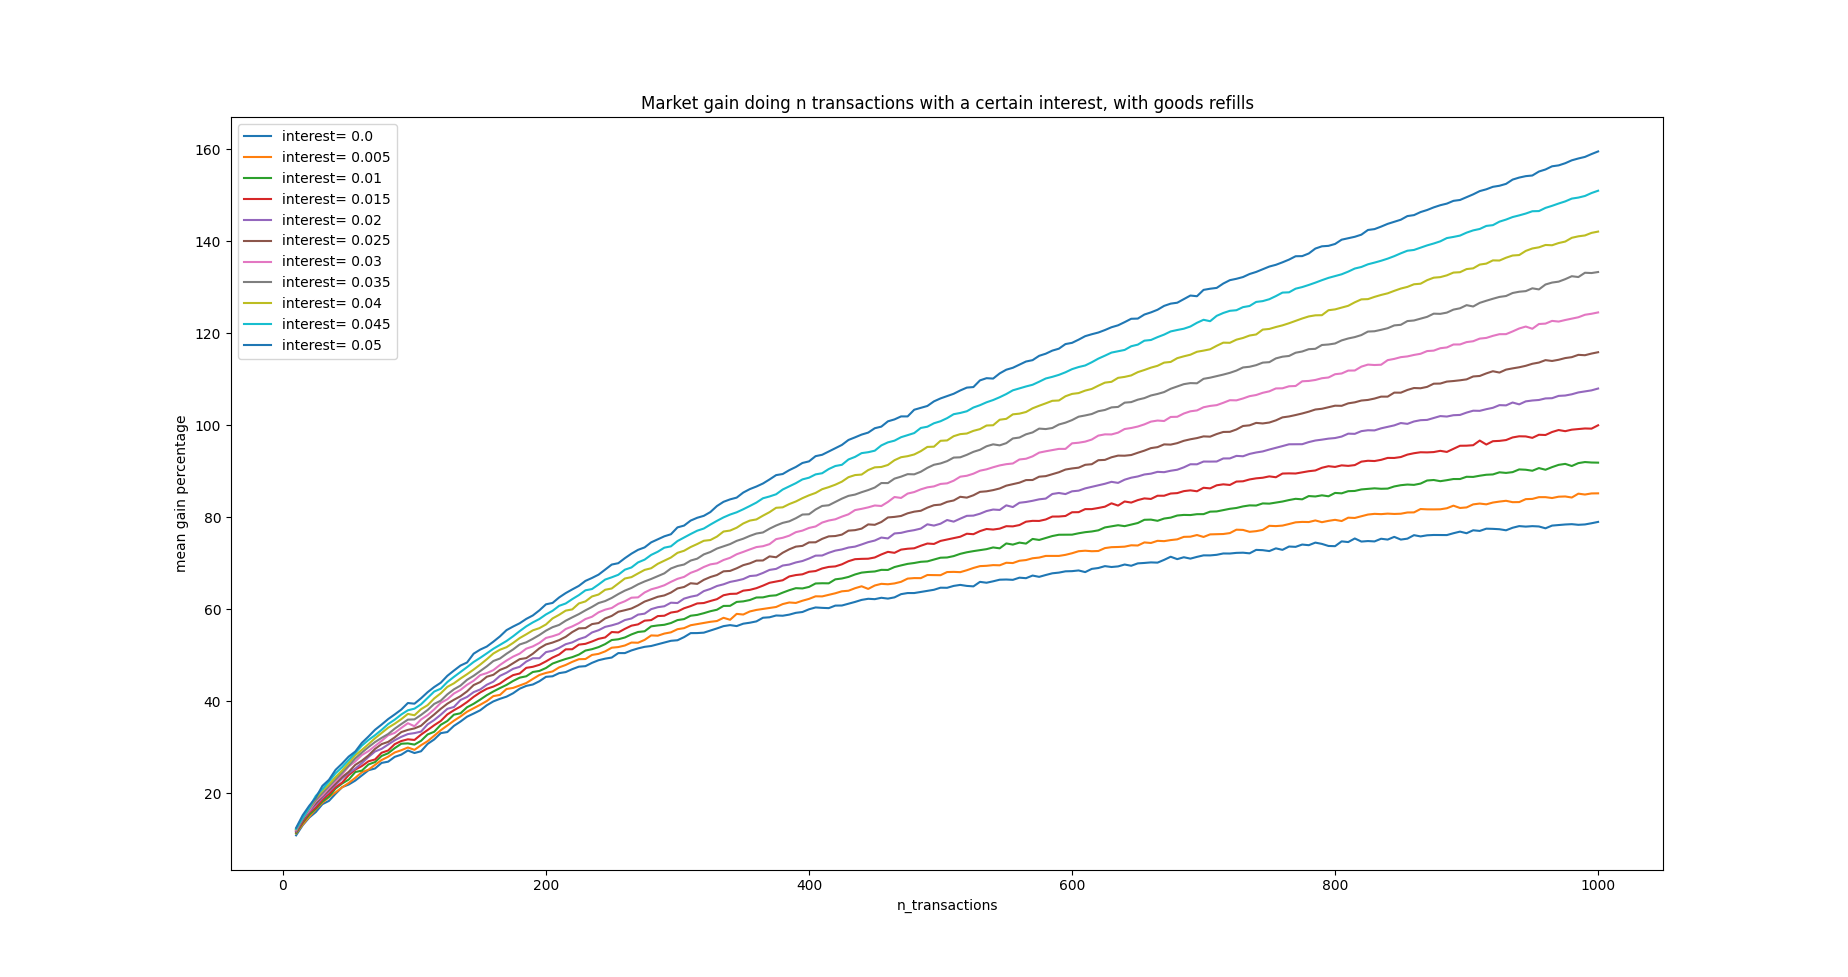

The script that drew this image:
import json
import matplotlib.pyplot as plt

filename = 'simulations_w_refill.json'
f = open(filename)
data = json.load(f)

simulations = data['simulations']
print(f"gathered {len(simulations)} points")
 
interests = {}

for simulation in simulations:
  inter = simulation['interest']
  if inter not in interests:
    interests[inter] = {"x": [], "y": []}
  interests[inter]["x"].append(simulation['n_transactions'])
  interests[inter]["y"].append(simulation['gain_percentages_mean'])

f.close()

for key, value in interests.items():
  x = value['x']
  y = value['y']
  plt.plot(x, y, label = f"interest= {key}")

plt.xlabel('n_transactions')
plt.ylabel('mean gain percentage')
plt.title('Market gain doing n transactions with a certain interest, with goods refills')

plt.legend()
plt.show()
